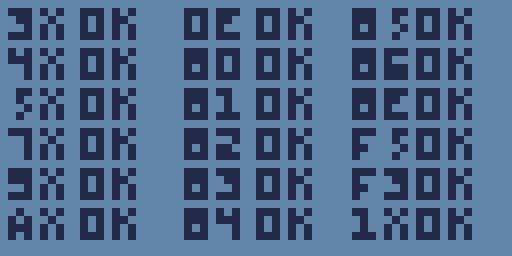
#> input picture Chip8/Tests/chip8-test-rom/test_rom.png, 512 x 256 px
$ python __main__.py ../Chip8/Tests/chip8-test-rom/test_rom.png out.png
#> lines starting #> are read from the running program, lines starting #| are printed output that depends on the picture; after the words box and inside, x2 and y2 are one past the last pixel; in counts of white or black regions, pixels touching at a corner belong together
### RetroDither/dither.py
# RetroDither/dither.py
# From Computer Science from Scratch
# Copyright 2024 David Kopec
#
# Licensed under the Apache License, Version 2.0 (the "License");
# you may not use this file except in compliance with the License.
# You may obtain a copy of the License at
#
# http://www.apache.org/licenses/LICENSE-2.0
#
# Unless required by applicable law or agreed to in writing, software
# distributed under the License is distributed on an "AS IS" BASIS,
# WITHOUT WARRANTIES OR CONDITIONS OF ANY KIND, either express or implied.
# See the License for the specific language governing permissions and
# limitations under the License.
from PIL import Image
from array import array
from typing import NamedTuple

THRESHOLD = 127


class PatternPart(NamedTuple):
    dc: int  # change in column
    dr: int  # change in row
    numerator: int
    denominator: int


ATKINSON = [PatternPart(1, 0, 1, 8), PatternPart(2, 0, 1, 8),
            PatternPart(-1, 1, 1, 8), PatternPart(0, 1, 1, 8),
            PatternPart(1, 1, 1, 8), PatternPart(0, 2, 1, 8)]


# Assumes we are working with a grayscale image (Mode "L" in Pillow)
# Returns an array of dithered pixels (255 for white, 0 for black)
def dither(image: Image.Image) -> array:
    # Distribute error among nearby pixels
    def diffuse(c: int, r: int, error: int, pattern: list[PatternPart]):
        for part in pattern:
            col = c + part.dc
            row = r + part.dr
            if col < 0 or col >= image.width or row >= image.height:
                continue
            current_pixel: float = image.getpixel((col, row))  # type: ignore
            # Add *error_part* to the pixel at (*col*, *row*) in *image*
            error_part = (error * part.numerator) // part.denominator
            image.putpixel((col, row), current_pixel + error_part)

    result = array('B', [0] * (image.width * image.height))
    for y in range(image.height):
        for x in range(image.width):
            old_pixel: float = image.getpixel((x, y))  # type: ignore
            # Every new pixel is either solid white or solid black
            # since this is all that the original Macintosh supported
            new_pixel = 255 if old_pixel > THRESHOLD else 0
            result[y * image.width + x] = new_pixel
            difference = int(old_pixel - new_pixel)
            # Disperse error amongst nearby upcoming pixels
            diffuse(x, y, difference, ATKINSON)

    return result

### RetroDither/macpaint.py
# RetroDither/macpaint.py
# From Computer Science from Scratch
# Copyright 2024 David Kopec
#
# Licensed under the Apache License, Version 2.0 (the "License");
# you may not use this file except in compliance with the License.
# You may obtain a copy of the License at
#
# http://www.apache.org/licenses/LICENSE-2.0
#
# Unless required by applicable law or agreed to in writing, software
# distributed under the License is distributed on an "AS IS" BASIS,
# WITHOUT WARRANTIES OR CONDITIONS OF ANY KIND, either express or implied.
# See the License for the specific language governing permissions and
# limitations under the License.
from array import array
from pathlib import Path
from datetime import datetime

MAX_WIDTH = 576
MAX_HEIGHT = 720
MACBINARY_LENGTH = 128
HEADER_LENGTH = 512


# Convert an array of bytes where each byte is 0 or 255
# to an array of bits where each byte that is 0 becomes a 1
# and each byte that is 255 becomes a 0
def bytes_to_bits(original: array) -> array:
    bits_array = array('B')

    for byte_index in range(0, len(original), 8):
        next_byte = 0
        for bit_index in range(8):
            next_bit = 1 - (original[byte_index + bit_index] & 1)
            next_byte = next_byte | (next_bit << (7 - bit_index))
            if (byte_index + bit_index + 1) >= len(original):
                break
        bits_array.append(next_byte)
    return bits_array


# Convert the array of bytes into bits using the helper function.
# Pad any missing spots with white bits due to the original
# image having a smaller size than 576x720.
def prepare(data: array, width: int, height: int) -> array:
    bits_array = array('B')
    for row in range(height):
        image_location = row * width
        image_bits = bytes_to_bits(data[image_location:(image_location + width)])
        bits_array += image_bits
        remaining_width = MAX_WIDTH - width
        white_width_bits = array('B', [0] * (remaining_width // 8))
        bits_array += white_width_bits
    remaining_height = MAX_HEIGHT - height
    white_height_bits = array('B', [0] * ((remaining_height * MAX_WIDTH) // 8))
    bits_array += white_height_bits
    return bits_array


# https://en.wikipedia.org/wiki/PackBits
# MacPaint expects RLE to happen on a per-line basis (MAX_WIDTH).
# In other words there are line boundaries.
def run_length_encode(original_data: array) -> array:
    # Find how many of the same bytes are in a row from *start*
    def take_same(source: array, start: int) -> int:
        count = 0
        while (start + count + 1 < len(source)
               and source[start + count] == source[start + count + 1]):
            count += 1
        return count + 1 if count > 0 else 0

    rle_data = array('B')
    # Divide data into MAX_WIDTH size boundaries by line
    for line_start in range(0, len(original_data), MAX_WIDTH // 8):
        data = original_data[line_start:(line_start + (MAX_WIDTH // 8))]
        index = 0
        while index < len(data):
            not_same = 0
            while (((same := take_same(data, index + not_same)) == 0)
                   and (index + not_same < len(data))):
                not_same += 1
            if not_same > 0:
                rle_data.append(not_same - 1)
                rle_data += data[index:index + not_same]
                index += not_same
            if same > 0:
                rle_data.append(257 - same)
                rle_data.append(data[index])
                index += same
    return rle_data


def macbinary_header(outfile: str, data_size: int) -> array:
    macbinary = array('B', [0] * MACBINARY_LENGTH)
    filename = Path(outfile).stem
    filename = filename[:63] if len(filename) > 63 else filename  # limit to 63 characters max
    macbinary[1] = len(filename)  # filename length
    macbinary[2:(2 + len(filename))] = array("B", filename.encode("mac_roman"))  # filename
    macbinary[65:69] = array("B", "PNTG".encode("mac_roman"))  # file type
    macbinary[69:73] = array("B", "MPNT".encode("mac_roman"))  # file creator
    macbinary[83:87] = array("B", data_size.to_bytes(4, byteorder='big'))  # size of data fork
    timestamp = int((datetime.now() - datetime(1904, 1, 1)).total_seconds())  # Mac timestamp
    macbinary[91:95] = array("B", timestamp.to_bytes(4, byteorder='big'))  # creation stamp
    macbinary[95:99] = array("B", timestamp.to_bytes(4, byteorder='big'))  # modification stamp
    return macbinary


# Writes array *data* to *out_file*
def write_macpaint_file(data: array, out_file: str, width: int, height: int):
    bits_array = prepare(data, width, height)
    rle = run_length_encode(bits_array)
    data_size = len(rle) + HEADER_LENGTH  # header requires this
    output = macbinary_header(out_file, data_size) + array('B', [0] * HEADER_LENGTH) + rle
    output[MACBINARY_LENGTH + 3] = 2  # Data Fork Header Signature
    # macbinary format requires that there be padding of 0s up to a
    # multiple of 128 bytes for the data fork
    padding = 128 - (data_size % 128)
    if padding > 0:
        output += array('B', [0] * padding)
    with open(out_file + ".bin", "wb") as fp:
        output.tofile(fp)

# [33 lines of commented-out code are left out]

### RetroDither/__main__.py
# RetroDither/__main__.py
# From Computer Science from Scratch
# Copyright 2024 David Kopec
#
# Licensed under the Apache License, Version 2.0 (the "License");
# you may not use this file except in compliance with the License.
# You may obtain a copy of the License at
#
# http://www.apache.org/licenses/LICENSE-2.0
#
# Unless required by applicable law or agreed to in writing, software
# distributed under the License is distributed on an "AS IS" BASIS,
# WITHOUT WARRANTIES OR CONDITIONS OF ANY KIND, either express or implied.
# See the License for the specific language governing permissions and
# limitations under the License.
from PIL import Image
from argparse import ArgumentParser
from RetroDither.dither import dither
from RetroDither.macpaint import MAX_WIDTH, MAX_HEIGHT, write_macpaint_file


def prepare(file_name: str) -> Image.Image:
    with open(file_name, "rb") as fp:
        image = Image.open(fp)
#> image is the input picture: PIL image 512x256 RGBA; mean R, G, B, A 77.4, 105.6, 138.7, 255
        # Size to within the bounds of the maximum for MacPaint
        if image.width > MAX_WIDTH or image.height > MAX_HEIGHT:
            desired_ratio = MAX_WIDTH / MAX_HEIGHT
            ratio = image.width / image.height
            if ratio >= desired_ratio:
                new_size = (MAX_WIDTH, int(image.height * (MAX_WIDTH / image.width)))
            else:
                new_size = (int(image.width * (MAX_HEIGHT / image.height)), MAX_HEIGHT)
            image.thumbnail(new_size, Image.Resampling.LANCZOS)
        # Convert to grayscale
        return image.convert("L")
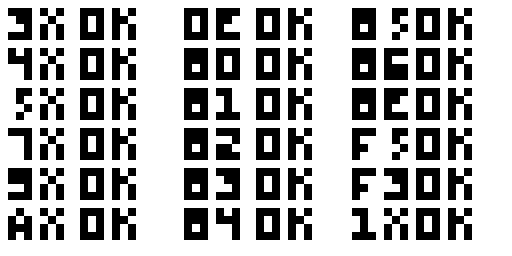
#> returned value: PIL image 512x256 L; values 42 (black) and 127 (white), 69.4% white; 72 black regions, largest, box (x1, y1, x2, y2) and area: (352, 8, 376, 40) 704, (184, 48, 208, 80) 704, (352, 48, 376, 80) 704


if __name__ == "__main__":
    argument_parser = ArgumentParser("RetroDither")
    argument_parser.add_argument("image_file", help="Input image file.")
    argument_parser.add_argument("output_file", help="Resulting MacPaint file.")
    argument_parser.add_argument('-g', '--gif', default=False, action='store_true',
                                 help='Create an output gif as well.')
    arguments = argument_parser.parse_args()
    original = prepare(arguments.image_file)
    dithered_data = dither(original)
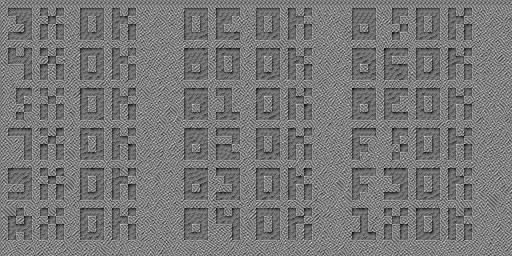
#> original: PIL image 512x256 L; min 0, max 215, mean 119.9
    if arguments.gif:
        out_image = Image.frombytes('L', original.size, dithered_data.tobytes())
        out_image.save(arguments.output_file + ".gif")
    write_macpaint_file(dithered_data, arguments.output_file, original.width, original.height)
